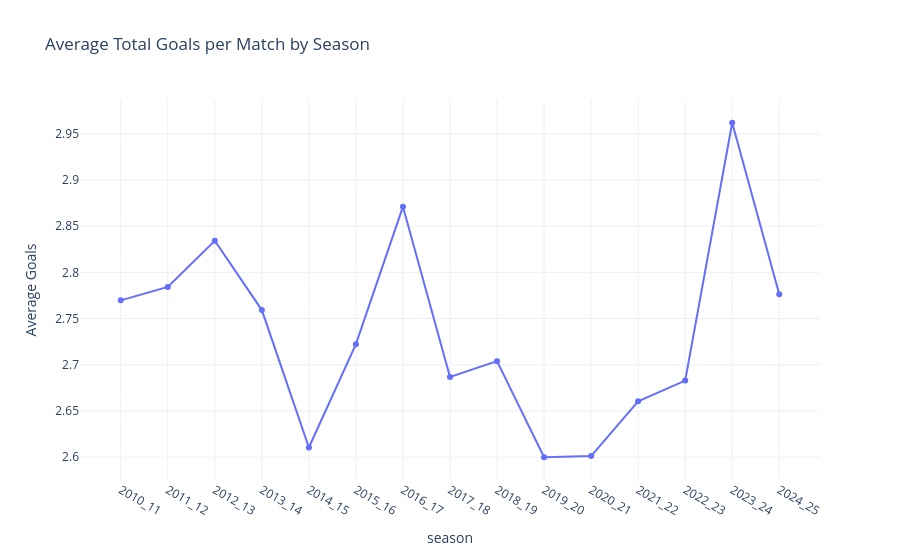

The notebook cell saved with this chart:
### Code cell
season_trend = df.groupby("season")["total_goals"].mean().reset_index()

fig6 = px.line(
    season_trend,
    x="season",
    y="total_goals",
    markers=True,
    title="Average Total Goals per Match by Season",
    labels={"total_goals": "Average Goals"}
)

fig6.update_layout(template="plotly_white")
fig6.show()

### Figure 1 — Plotly figure (JSON) as saved in the notebook; plotly's stock layout.template omitted (floating-point values rounded to 4 significant figures)
{"data": [{"hovertemplate": "season=%{x}<br>Average Goals=%{y}<extra></extra>", "legendgroup": "", "line": {"color": "#636efa", "dash": "solid"}, "marker": {"symbol": "circle"}, "mode": "lines+markers", "name": "", "orientation": "v", "showlegend": false, "type": "scatter", "x": ["2010_11", "2011_12", "2012_13", "2013_14", "2014_15", "2015_16", "2016_17", "2017_18", "2018_19", "2019_20", "2020_21", "2021_22", "2022_23", "2023_24", "2024_25"], "xaxis": "x", "y": [2.77, 2.784, 2.834, 2.759, 2.611, 2.722, 2.871, 2.687, 2.704, 2.6, 2.601, 2.661, 2.683, 2.962, 2.776], "yaxis": "y"}], "layout": {"legend": {"tracegroupgap": 0}, "title": {"text": "Average Total Goals per Match by Season"}, "xaxis": {"anchor": "y", "domain": [0, 1], "title": {"text": "season"}}, "yaxis": {"anchor": "x", "domain": [0, 1], "title": {"text": "Average Goals"}}}}
